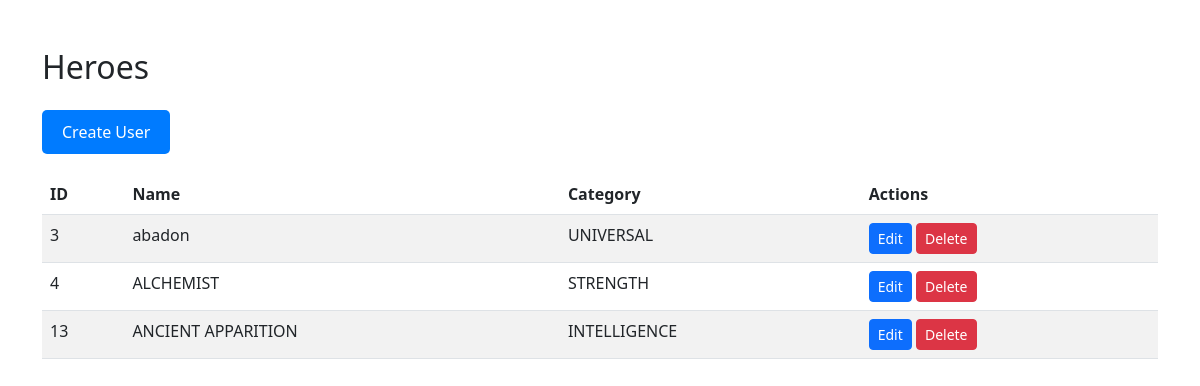
Screenshot of /heroes_crud/view_heroes.php with the database file from the repository.
### tables this page shows
CREATE TABLE `heroes` (
  `id` int(11) NOT NULL,
  `name` varchar(45) NOT NULL,
  `img` text NOT NULL,
  `categoryimg` text NOT NULL,
  `category` varchar(45) NOT NULL,
  `description` text NOT NULL,
  `detail_image` varchar(255) NOT NULL,
  `attack_type` varchar(55) NOT NULL
);

### clasess/database.php (called while the page is built, shortened)
<?php
class Database {
    public function connect() {
      $config = DATABASE;
      $options = array(PDO::ATTR_ERRMODE => PDO::ERRMODE_EXCEPTION, PDO::ATTR_DEFAULT_FETCH_MODE => PDO::FETCH_ASSOC);
      try {
          $this->conn = new PDO('mysql:host=' . $config['host'] . ';dbname=' . $config['dbname'] . ';port=' . $config['port'], $config['user_name'], $config['password'], $options);
      } catch (PDOException $e) {
          die('Connection failed: ' . $e->getMessage());
      }
  }
}

### clasess/hero.php (called while the page is built, shortened)
<?php
require_once "database.php";
class Hero extends Database {
      public function getHeroes() {
        try {
            $sql = "SELECT * FROM heroes";
            $statement = $this->conn->prepare($sql);
            $statement->execute();
            $heroes = $statement->fetchAll(PDO::FETCH_ASSOC);
            return $heroes;
        } catch (PDOException $e) {
            echo "Помилка отримання списку героїв: " . $e->getMessage();
            return [];
        }
      }
}

### heroes_crud/view_heroes.php (the view, shortened to what this page needs)
<?php
require_once "clasess/hero.php";
$hh = new Hero();
$heroes = $hh->getHeroes();
?>
<!DOCTYPE html>
<html lang="en">
<head>
    <link href="https://cdn.jsdelivr.net/npm/bootstrap@5.3.0-alpha1/dist/css/bootstrap.min.css" rel="stylesheet">
</head>
<body>
<div class="container">
    <h2 class="mt-5 mb-4">Heroes</h2>
    <a href="heroes_crud/create_hero.php" style="text-decoration: none; background-color: #007bff; color: #fff; padding: 10px 20px; border-radius: 5px; display: inline-block; margin-bottom: 20px;">Create User</a>
    <table class="table table-striped">
        <thead>
            <tr>
                <th>ID</th>
                <th>Name</th>
                <th>Category</th>
                <th>Actions</th>
            </tr>
        </thead>
        <tbody>
            <?php foreach ($heroes as $hero): ?>
                <tr>
                    <td><?php echo $hero['id']; ?></td>
                    <td><?php echo $hero['name']; ?></td>
                    <td><?php echo $hero['category']; ?></td>
                    <td>
                        <a href="heroes_crud/edit_hero.php?id=<?php echo $hero['id']; ?>" class="btn btn-primary btn-sm">Edit</a>
                        <a href="?id=<?php echo $hero['id']; ?>" class="btn btn-danger btn-sm" onclick="return confirm('Are you sure you want to delete?')">Delete</a>
                    </td>
                </tr>
            <?php endforeach; ?>
        </tbody>
    </table>
</div>
</body>
</html>

### rows the page displays
heroes: id "3", name "abadon", category "UNIVERSAL"
heroes: id "4", name "ALCHEMIST", category "STRENGTH"
heroes: id "13", name "ANCIENT APPARITION", category "INTELLIGENCE"
